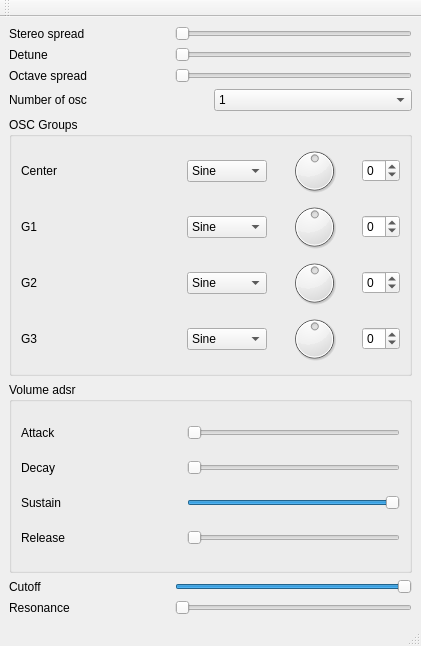
<?xml version="1.0" encoding="UTF-8"?>
<ui version="4.0">
 <class>MainWindow</class>
 <widget class="QMainWindow" name="MainWindow">
  <property name="geometry">
   <rect>
    <x>0</x>
    <y>0</y>
    <width>421</width>
    <height>646</height>
   </rect>
  </property>
  <property name="windowTitle">
   <string>MainWindow</string>
  </property>
  <widget class="QWidget" name="centralwidget">
   <layout class="QVBoxLayout" name="verticalLayout_3">
    <item>
     <layout class="QHBoxLayout" name="horizontalLayout">
      <item>
       <widget class="QLabel" name="label">
        <property name="minimumSize">
         <size>
          <width>160</width>
          <height>0</height>
         </size>
        </property>
        <property name="text">
         <string>Stereo spread</string>
        </property>
       </widget>
      </item>
      <item>
       <widget class="QSlider" name="stereoSpread">
        <property name="orientation">
         <enum>Qt::Horizontal</enum>
        </property>
       </widget>
      </item>
     </layout>
    </item>
    <item>
     <layout class="QHBoxLayout" name="horizontalLayout_2">
      <item>
       <widget class="QLabel" name="label_2">
        <property name="minimumSize">
         <size>
          <width>160</width>
          <height>0</height>
         </size>
        </property>
        <property name="text">
         <string>Detune</string>
        </property>
       </widget>
      </item>
      <item>
       <widget class="QSlider" name="detune">
        <property name="orientation">
         <enum>Qt::Horizontal</enum>
        </property>
       </widget>
      </item>
     </layout>
    </item>
    <item>
     <layout class="QHBoxLayout" name="horizontalLayout_3">
      <item>
       <widget class="QLabel" name="label_3">
        <property name="minimumSize">
         <size>
          <width>160</width>
          <height>0</height>
         </size>
        </property>
        <property name="text">
         <string>Octave spread</string>
        </property>
       </widget>
      </item>
      <item>
       <widget class="QSlider" name="octaveSpread">
        <property name="orientation">
         <enum>Qt::Horizontal</enum>
        </property>
       </widget>
      </item>
     </layout>
    </item>
    <item>
     <layout class="QHBoxLayout" name="horizontalLayout_12">
      <item>
       <widget class="QLabel" name="label_12">
        <property name="minimumSize">
         <size>
          <width>160</width>
          <height>0</height>
         </size>
        </property>
        <property name="text">
         <string>Number of osc</string>
        </property>
       </widget>
      </item>
      <item>
       <widget class="QComboBox" name="numosc">
        <item>
         <property name="text">
          <string>1</string>
         </property>
        </item>
        <item>
         <property name="text">
          <string>3</string>
         </property>
        </item>
        <item>
         <property name="text">
          <string>5</string>
         </property>
        </item>
        <item>
         <property name="text">
          <string>7</string>
         </property>
        </item>
       </widget>
      </item>
     </layout>
    </item>
    <item>
     <widget class="QGroupBox" name="groupBox_2">
      <property name="title">
       <string>OSC Groups</string>
      </property>
      <layout class="QVBoxLayout" name="verticalLayout_2">
       <item>
        <layout class="QHBoxLayout" name="horizontalLayout_8">
         <item>
          <widget class="QLabel" name="label_8">
           <property name="minimumSize">
            <size>
             <width>160</width>
             <height>0</height>
            </size>
           </property>
           <property name="text">
            <string>Center</string>
           </property>
          </widget>
         </item>
         <item>
          <widget class="QComboBox" name="g1Type">
           <item>
            <property name="text">
             <string>Sine</string>
            </property>
           </item>
           <item>
            <property name="text">
             <string>Sawtooth</string>
            </property>
           </item>
           <item>
            <property name="text">
             <string>Square</string>
            </property>
           </item>
           <item>
            <property name="text">
             <string>Triangle</string>
            </property>
           </item>
          </widget>
         </item>
         <item>
          <widget class="QDial" name="g1Vol">
           <property name="value">
            <number>50</number>
           </property>
          </widget>
         </item>
         <item>
          <widget class="QSpinBox" name="g1Octave">
           <property name="minimum">
            <number>-3</number>
           </property>
           <property name="maximum">
            <number>3</number>
           </property>
          </widget>
         </item>
        </layout>
       </item>
       <item>
        <layout class="QHBoxLayout" name="horizontalLayout_9">
         <item>
          <widget class="QLabel" name="label_9">
           <property name="minimumSize">
            <size>
             <width>160</width>
             <height>0</height>
            </size>
           </property>
           <property name="text">
            <string>G1</string>
           </property>
          </widget>
         </item>
         <item>
          <widget class="QComboBox" name="g2Type">
           <item>
            <property name="text">
             <string>Sine</string>
            </property>
           </item>
           <item>
            <property name="text">
             <string>Sawtooth</string>
            </property>
           </item>
           <item>
            <property name="text">
             <string>Square</string>
            </property>
           </item>
           <item>
            <property name="text">
             <string>Triangle</string>
            </property>
           </item>
          </widget>
         </item>
         <item>
          <widget class="QDial" name="g2Vol">
           <property name="value">
            <number>50</number>
           </property>
          </widget>
         </item>
         <item>
          <widget class="QSpinBox" name="g2Octave">
           <property name="minimum">
            <number>-3</number>
           </property>
           <property name="maximum">
            <number>3</number>
           </property>
          </widget>
         </item>
        </layout>
       </item>
       <item>
        <layout class="QHBoxLayout" name="horizontalLayout_10">
         <item>
          <widget class="QLabel" name="label_10">
           <property name="minimumSize">
            <size>
             <width>160</width>
             <height>0</height>
            </size>
           </property>
           <property name="text">
            <string>G2</string>
           </property>
          </widget>
         </item>
         <item>
          <widget class="QComboBox" name="g3Type">
           <item>
            <property name="text">
             <string>Sine</string>
            </property>
           </item>
           <item>
            <property name="text">
             <string>Sawtooth</string>
            </property>
           </item>
           <item>
            <property name="text">
             <string>Square</string>
            </property>
           </item>
           <item>
            <property name="text">
             <string>Triangle</string>
            </property>
           </item>
          </widget>
         </item>
         <item>
          <widget class="QDial" name="g3Vol">
           <property name="value">
            <number>50</number>
           </property>
          </widget>
         </item>
         <item>
          <widget class="QSpinBox" name="g3Octave">
           <property name="minimum">
            <number>-3</number>
           </property>
           <property name="maximum">
            <number>3</number>
           </property>
          </widget>
         </item>
        </layout>
       </item>
       <item>
        <layout class="QHBoxLayout" name="horizontalLayout_11">
         <item>
          <widget class="QLabel" name="label_11">
           <property name="minimumSize">
            <size>
             <width>160</width>
             <height>0</height>
            </size>
           </property>
           <property name="text">
            <string>G3</string>
           </property>
          </widget>
         </item>
         <item>
          <widget class="QComboBox" name="g4Type">
           <item>
            <property name="text">
             <string>Sine</string>
            </property>
           </item>
           <item>
            <property name="text">
             <string>Sawtooth</string>
            </property>
           </item>
           <item>
            <property name="text">
             <string>Square</string>
            </property>
           </item>
           <item>
            <property name="text">
             <string>Triangle</string>
            </property>
           </item>
          </widget>
         </item>
         <item>
          <widget class="QDial" name="g4Vol">
           <property name="value">
            <number>50</number>
           </property>
          </widget>
         </item>
         <item>
          <widget class="QSpinBox" name="g4Octave">
           <property name="minimum">
            <number>-3</number>
           </property>
           <property name="maximum">
            <number>3</number>
           </property>
          </widget>
         </item>
        </layout>
       </item>
      </layout>
     </widget>
    </item>
    <item>
     <widget class="QGroupBox" name="groupBox">
      <property name="title">
       <string>Volume adsr</string>
      </property>
      <property name="flat">
       <bool>false</bool>
      </property>
      <layout class="QVBoxLayout" name="verticalLayout">
       <item>
        <layout class="QHBoxLayout" name="horizontalLayout_4">
         <item>
          <widget class="QLabel" name="label_4">
           <property name="minimumSize">
            <size>
             <width>160</width>
             <height>0</height>
            </size>
           </property>
           <property name="text">
            <string>Attack</string>
           </property>
          </widget>
         </item>
         <item>
          <widget class="QSlider" name="volAttack">
           <property name="orientation">
            <enum>Qt::Horizontal</enum>
           </property>
          </widget>
         </item>
        </layout>
       </item>
       <item>
        <layout class="QHBoxLayout" name="horizontalLayout_5">
         <item>
          <widget class="QLabel" name="label_5">
           <property name="minimumSize">
            <size>
             <width>160</width>
             <height>0</height>
            </size>
           </property>
           <property name="text">
            <string>Decay</string>
           </property>
          </widget>
         </item>
         <item>
          <widget class="QSlider" name="volDecay">
           <property name="orientation">
            <enum>Qt::Horizontal</enum>
           </property>
          </widget>
         </item>
        </layout>
       </item>
       <item>
        <layout class="QHBoxLayout" name="horizontalLayout_6">
         <item>
          <widget class="QLabel" name="label_6">
           <property name="minimumSize">
            <size>
             <width>160</width>
             <height>0</height>
            </size>
           </property>
           <property name="text">
            <string>Sustain</string>
           </property>
          </widget>
         </item>
         <item>
          <widget class="QSlider" name="volSustain">
           <property name="value">
            <number>99</number>
           </property>
           <property name="orientation">
            <enum>Qt::Horizontal</enum>
           </property>
          </widget>
         </item>
        </layout>
       </item>
       <item>
        <layout class="QHBoxLayout" name="horizontalLayout_7">
         <item>
          <widget class="QLabel" name="label_7">
           <property name="minimumSize">
            <size>
             <width>160</width>
             <height>0</height>
            </size>
           </property>
           <property name="text">
            <string>Release</string>
           </property>
          </widget>
         </item>
         <item>
          <widget class="QSlider" name="volRelease">
           <property name="orientation">
            <enum>Qt::Horizontal</enum>
           </property>
          </widget>
         </item>
        </layout>
       </item>
      </layout>
     </widget>
    </item>
    <item>
     <layout class="QHBoxLayout" name="horizontalLayout_13">
      <item>
       <widget class="QLabel" name="label_13">
        <property name="minimumSize">
         <size>
          <width>160</width>
          <height>0</height>
         </size>
        </property>
        <property name="text">
         <string>Cutoff</string>
        </property>
       </widget>
      </item>
      <item>
       <widget class="QSlider" name="filterCutoff">
        <property name="value">
         <number>99</number>
        </property>
        <property name="orientation">
         <enum>Qt::Horizontal</enum>
        </property>
       </widget>
      </item>
     </layout>
    </item>
    <item>
     <layout class="QHBoxLayout" name="horizontalLayout_14">
      <item>
       <widget class="QLabel" name="label_14">
        <property name="minimumSize">
         <size>
          <width>160</width>
          <height>0</height>
         </size>
        </property>
        <property name="text">
         <string>Resonance</string>
        </property>
       </widget>
      </item>
      <item>
       <widget class="QSlider" name="filterResonance">
        <property name="orientation">
         <enum>Qt::Horizontal</enum>
        </property>
       </widget>
      </item>
     </layout>
    </item>
   </layout>
  </widget>
  <widget class="QMenuBar" name="menubar">
   <property name="geometry">
    <rect>
     <x>0</x>
     <y>0</y>
     <width>421</width>
     <height>25</height>
    </rect>
   </property>
  </widget>
  <widget class="QStatusBar" name="statusbar"/>
  <widget class="QToolBar" name="toolBar">
   <property name="windowTitle">
    <string>toolBar</string>
   </property>
   <attribute name="toolBarArea">
    <enum>TopToolBarArea</enum>
   </attribute>
   <attribute name="toolBarBreak">
    <bool>false</bool>
   </attribute>
  </widget>
 </widget>
 <resources/>
 <connections/>
</ui>
